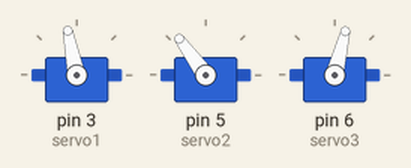
Bench run of a sketch on a simulated Arduino Uno, built with avr-gcc and run on an emulated ATmega328P. Parts: 3 × servo.

Above: at 0.05 s.
At 0.4 s:
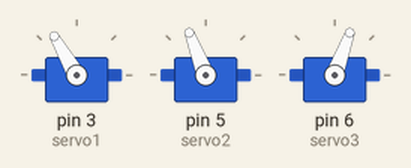
At 0.8 s:
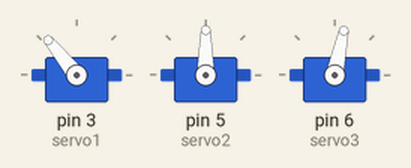
At 1.6 s:
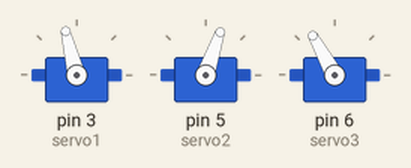
At 2.35 s:
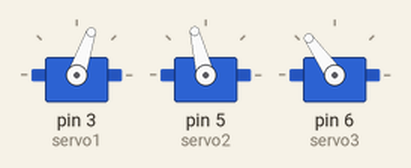
At 3.15 s:
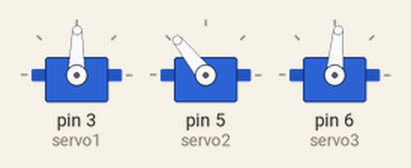
Timing chart, 0 to 7.7 s (numbered marks = the images above):
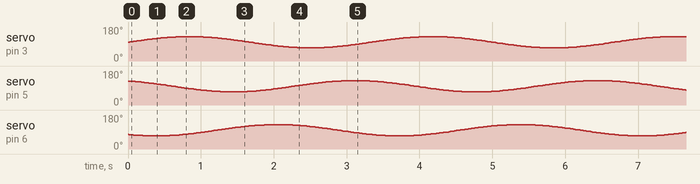

The sketch:

Delta_Roboter_Servos_Sinus.ino
```cpp
#include <Servo.h>

int servo1 = 3;
int servo2 = 5;
int servo3 = 6;

Servo s1;
Servo s2;
Servo s3;

float t = 0;

float spd = 0.02;
int defaultang = 100;
int angle = 30;

float ang1,ang2,ang3;

void setup()
{
  s1.attach(servo1);
  s2.attach(servo2);
  s3.attach(servo3);

  s1.write(defaultang);
  s2.write(defaultang);
  s3.write(defaultang);

  Serial.begin(9600);
}

void loop()
{
  ang1 = defaultang + (float)angle*sin(t);
  ang2 = defaultang + (float)angle*sin(t+2);
  ang3 = defaultang + (float)angle*sin(t+4);

  s1.write(ang1);
  s2.write(ang2);
  s3.write(ang3);

  t += spd;
  delay(10);
}
```
